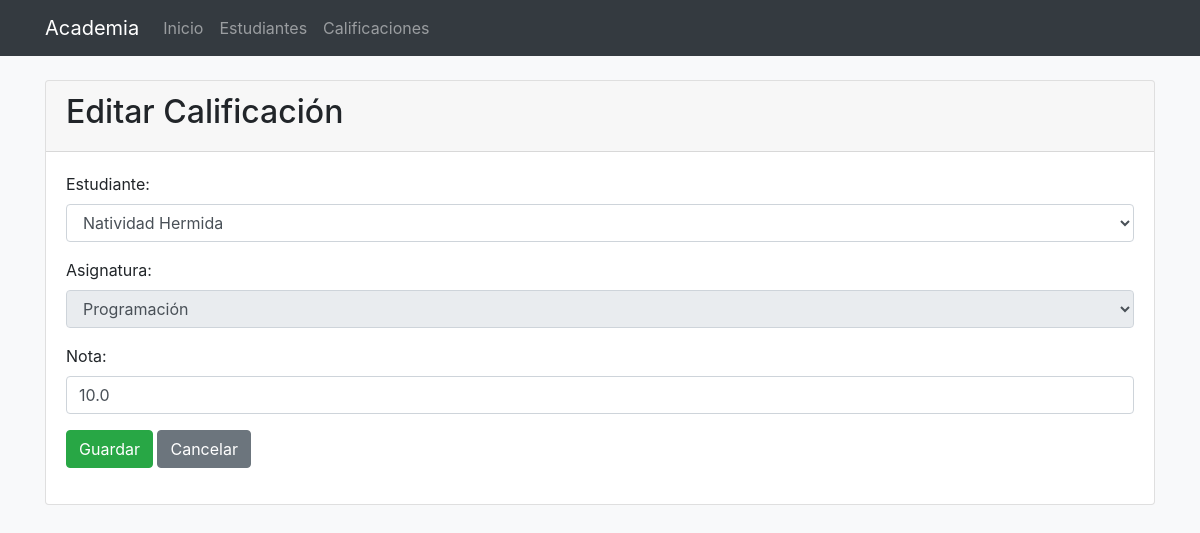
The page /calificaciones/editar/2 on the database its author committed.
### models/__init__.py (models this page shows, shortened)
class Calificacion(db.Model):
    id = db.Column(db.Integer, primary_key=True)
    nota = db.Column(db.Float, nullable=False)
    fecha = db.Column(db.DateTime, default=datetime.utcnow)
    estudiante_id = db.Column(db.Integer, db.ForeignKey('estudiante.id'), nullable=False)
    asignatura_id = db.Column(db.Integer, db.ForeignKey('asignatura.id'), nullable=False)

class Estudiante(db.Model):
    id = db.Column(db.Integer, primary_key=True)
    nombre = db.Column(db.String(100), nullable=False)
    apellidos = db.Column(db.String(100), nullable=False)
    email = db.Column(db.String(100), unique=True, nullable=False)
    fecha_registro = db.Column(db.DateTime, default=datetime.utcnow)
    calificaciones = db.relationship('Calificacion', backref='estudiante', lazy=True)

class Asignatura(db.Model):
    id = db.Column(db.Integer, primary_key=True)
    nombre = db.Column(db.String(100), nullable=False, unique=True)
    descripcion = db.Column(db.Text)
    calificaciones = db.relationship('Calificacion', backref='asignatura', lazy=True)

### app.py (the view, shortened to what this page needs)
@app.route('/calificaciones/editar/<int:id>', methods=['GET', 'POST'])
def editar_calificacion(id):
    calificacion = Calificacion.query.get_or_404(id)
    estudiante = Estudiante.query.get(calificacion.estudiante_id)
    estudiantes = Estudiante.query.all()
    asignaturas = Asignatura.query.all()
    referrer = request.referrer if request.referrer else ""
    desde_estudiante = "estudiantes/" in referrer and "/calificaciones" in referrer
    if desde_estudiante:
        return render_template('form_calificacion.html',
                             calificacion=calificacion,
                             estudiantes=estudiantes,
                             asignaturas=asignaturas,
                             estudiante_fijo=estudiante)
    else:
        return render_template('form_calificacion.html',
                             calificacion=calificacion,
                             estudiantes=estudiantes,
                             asignaturas=asignaturas)

### templates/form_calificacion.html (shortened to what this page needs)
{% extends 'base.html' %}
{% block content %}
<div class="card">
    <div class="card-header">
        <h2>{% if calificacion %}Editar{% else %}Registrar Nueva{% endif %} Calificación</h2>
    </div>
    <div class="card-body">
        <form method="POST" class="needs-validation" novalidate>
            <div class="form-group">
                <label for="estudiante_id">Estudiante:</label>
                <select class="form-control" id="estudiante_id" name="estudiante_id" required {% if estudiante_fijo %}disabled{% endif %}>
                    {% for estudiante in estudiantes %}
                        <option value="{{ estudiante.id }}"
                        {% if calificacion and calificacion.estudiante_id == estudiante.id %}selected
                        {% elif estudiante_fijo and estudiante_fijo.id == estudiante.id %}selected{% endif %}>
                            {{ estudiante.nombre }} {{ estudiante.apellidos }}
                        </option>
                    {% endfor %}
                </select>
            </div>
            <div class="form-group">
                <label for="asignatura_id">Asignatura:</label>
                <select class="form-control" id="asignatura_id" name="asignatura_id" required {% if calificacion %}disabled{% endif %}>
                    {% for asignatura in asignaturas %}
                        <option value="{{ asignatura.id }}" {% if calificacion and calificacion.asignatura_id == asignatura.id %}selected{% endif %}>
                            {{ asignatura.nombre }}
                        </option>
                    {% endfor %}
                </select>
            </div>
            <div class="form-group">
                <label for="nota">Nota:</label>
                <input type="number" class="form-control" id="nota" name="nota"
                       min="0" max="10" step="0.1" required
                       value="{{ calificacion.nota if calificacion else '' }}">
            </div>
            <div class="form-group">
                <button type="submit" class="btn btn-success">Guardar</button>
                {% if estudiante_fijo %}
                    <a href="{{ url_for('ver_calificaciones_estudiante', id=estudiante_fijo.id) }}" class="btn btn-secondary">Cancelar</a>
                {% else %}
                    <a href="{{ url_for('listar_calificaciones') }}" class="btn btn-secondary">Cancelar</a>
                {% endif %}
            </div>
        </form>
    </div>
</div>
{% endblock %}

### static/css/style.css (style rules this page uses)
body { background-color: #f8f9fa; }
.card { transition: transform 0.3s; height: 100%; }

### rows shown on the page
Calificacion: estudiante_id "Natividad Hermida", asignatura_id "Programación", nota "10.0"
